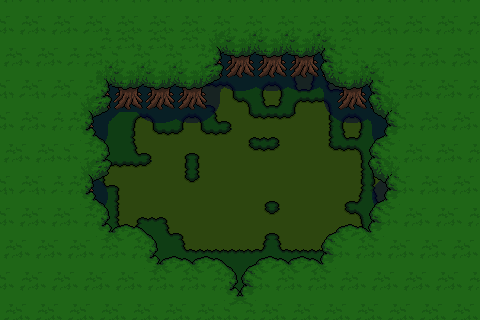

Below is a game level as drawn by its tile map, then a one-line description and the .tmx file that defines it, in full:
An orthogonal 30x20 tile map with 16x16 px tiles, 3 tile layers (Base, Ground, Upper), 2 tilesets and 3 objects (2x Mob, Entrance).

<map version="1.10" tiledversion="1.10.2" orientation="orthogonal" renderorder="right-down" width="30" height="20" tilewidth="16" tileheight="16" infinite="0" nextlayerid="22" nextobjectid="69">
 <properties>
  <property name="RelicID" value="13" />
  <property name="FillerID" value="103-60-Spread-80/51-5/60-5/147-20" />
  <property name="FillerPercent" type="float" value="0.3" />
  <property name="MapType" value="Forest" />
  <property name="Mobs" value="1-2" />
  <property name="Outside" type="bool" value="true" />
  <property name="Randomize" type="bool" value="true" />
  <property name="ResourceItemID" value="162-C/227-C/148-U/163-R" />
  <property name="ResourceObjectID" value="105-U/106-U" />
  <property name="ResourceTotal" value="5" />
 </properties>
 <tileset firstgid="1" source="../Tilesets/tilesetManorGrounds.tsx" />
 <tileset firstgid="626" source="../Tilesets/tsWalls_Floors.tsx" />
 <layer id="19" name="Base" width="30" height="20">
  <data encoding="csv">
127,127,127,127,127,127,127,127,127,127,127,127,127,127,127,127,127,127,127,127,127,127,127,127,127,127,127,127,127,127,
127,127,127,127,127,127,127,127,127,127,127,127,127,127,127,127,127,127,127,127,127,127,127,127,127,127,127,127,127,127,
127,127,127,127,127,127,127,127,127,127,127,127,127,127,127,127,127,127,127,127,127,127,127,127,127,127,127,127,127,127,
127,127,127,127,127,127,127,127,127,127,127,127,127,127,127,127,127,127,127,127,127,127,127,127,127,127,127,127,127,127,
127,127,127,127,127,127,127,127,127,127,127,127,127,127,127,127,127,127,104,106,104,106,127,127,127,127,127,127,127,127,
127,127,127,127,127,127,127,127,127,127,127,127,104,105,106,127,104,106,154,156,154,156,127,127,127,127,127,127,127,127,
127,127,127,127,127,127,127,127,127,127,127,127,154,103,151,106,154,156,104,152,106,127,127,127,127,127,127,127,127,127,
127,127,127,127,127,127,127,127,104,106,127,104,106,154,103,151,152,105,153,27,131,104,106,127,127,127,127,127,127,127,
127,127,127,127,127,127,127,127,128,151,105,153,151,105,153,101,155,103,27,27,126,154,156,127,127,127,127,127,127,127,
127,127,127,127,127,127,127,127,154,103,27,101,103,27,27,151,152,153,27,27,151,105,106,104,105,106,127,127,127,127,
127,127,127,127,127,127,104,105,105,153,27,126,128,27,27,27,27,27,27,27,27,27,126,128,27,131,127,127,127,127,
127,127,127,127,127,127,154,103,27,27,27,151,153,27,27,27,27,27,27,27,27,27,126,129,101,156,127,127,127,127,
127,127,127,127,127,127,127,129,27,27,27,27,27,27,27,27,101,103,27,27,27,101,156,154,156,127,127,127,127,127,
127,127,127,127,127,127,127,129,101,102,103,27,27,27,27,27,151,153,27,27,27,151,106,127,127,127,127,127,127,127,
127,127,127,127,127,127,127,154,156,127,154,103,27,27,27,27,101,103,27,27,27,27,131,127,127,127,127,127,127,127,
127,127,127,127,127,127,127,127,127,127,127,154,155,102,155,102,156,154,155,102,155,155,156,127,127,127,127,127,127,127,
127,127,127,127,127,127,127,127,127,127,127,127,127,127,127,127,127,127,127,127,127,127,127,127,127,127,127,127,127,127,
127,127,127,127,127,127,127,127,127,127,127,127,127,127,127,127,127,127,127,127,127,127,127,127,127,127,127,127,127,127,
127,127,127,127,127,127,127,127,127,127,127,127,127,127,127,127,127,127,127,127,127,127,127,127,127,127,127,127,127,127,
127,127,127,127,127,127,127,127,127,127,127,127,127,127,127,127,127,127,127,127,127,127,127,127,127,127,127,127,127,127
</data>
 </layer>
 <layer id="20" name="Ground" width="30" height="20">
  <data encoding="csv">
19,20,19,20,19,20,19,20,19,20,19,20,19,20,19,20,19,20,19,20,19,20,19,20,19,20,19,20,19,20,
41,42,41,42,41,42,41,42,41,42,41,42,41,42,41,42,41,42,41,42,41,42,41,42,41,42,41,42,41,42,
20,19,20,19,20,20,42,42,41,42,41,42,41,120,66,67,66,67,66,67,66,42,19,20,19,20,20,19,20,19,
42,41,42,41,42,42,41,41,42,41,42,41,42,92,91,92,91,92,91,92,91,41,41,42,41,42,42,41,42,41,
19,20,19,20,20,19,67,66,67,66,67,66,67,117,116,117,116,117,116,117,116,66,67,66,19,20,19,20,19,20,
41,42,41,42,41,42,92,91,92,91,92,91,92,167,141,142,141,142,141,142,168,91,92,91,41,42,41,42,41,42,
19,20,19,20,20,120,117,116,117,116,117,116,117,118,0,0,0,0,0,0,115,116,117,116,119,19,20,19,20,19,
41,42,41,42,42,92,167,143,140,141,142,141,142,143,0,0,0,0,0,0,140,141,142,168,91,41,42,41,42,41,
20,19,20,19,19,117,118,0,0,0,0,0,0,0,0,0,0,0,0,0,0,0,0,115,116,20,19,20,19,20,
42,41,42,41,41,42,143,0,0,0,0,0,0,0,0,0,0,0,0,0,0,0,0,140,41,42,41,42,41,42,
19,20,19,20,20,120,0,0,0,0,0,0,0,0,0,0,0,0,0,0,0,0,0,0,119,19,20,19,20,19,
41,42,41,42,42,92,166,0,0,0,0,0,0,0,0,0,0,0,0,0,0,0,0,165,91,41,42,41,42,41,
19,20,19,20,19,117,118,0,0,0,0,0,0,0,0,0,0,0,0,0,0,0,0,115,116,20,19,20,19,20,
41,42,41,42,41,42,143,0,0,0,0,0,0,0,0,0,0,0,0,0,0,0,0,140,41,42,41,42,41,42,
20,19,20,19,20,19,0,0,0,0,0,0,0,0,0,0,0,0,0,0,0,0,0,0,20,19,20,19,20,19,
42,41,42,41,42,41,42,41,42,0,0,0,0,0,0,0,0,0,0,0,0,41,42,41,42,41,42,41,42,41,
19,20,19,20,19,20,19,20,19,0,0,0,0,0,0,0,0,0,0,0,0,20,19,20,19,20,19,20,19,20,
41,42,41,42,41,42,41,42,41,42,41,42,41,42,0,0,41,42,41,42,41,42,41,42,41,42,41,42,41,42,
20,19,20,19,20,19,20,19,20,19,20,19,20,19,0,0,20,19,20,19,20,19,20,19,20,19,20,19,20,19,
42,41,42,41,42,41,42,41,42,41,42,41,42,41,0,0,42,41,42,41,42,41,42,41,42,41,42,41,42,41
</data>
 </layer>
 <layer id="21" name="Upper" width="30" height="20">
  <data encoding="csv">
19,20,19,20,19,20,19,20,19,20,19,20,19,20,19,20,19,20,19,20,19,20,19,20,19,20,19,20,19,20,
41,42,41,42,41,42,41,42,41,42,41,42,41,42,41,42,41,42,41,42,41,42,41,42,41,42,41,42,41,42,
20,19,20,19,20,20,42,0,0,42,41,42,41,120,66,67,66,67,66,67,66,42,19,20,19,20,20,19,20,19,
42,41,42,41,42,42,41,0,0,41,42,41,42,43,0,0,0,0,0,0,40,41,41,42,41,42,42,41,42,41,
19,20,19,20,20,19,0,0,0,0,67,66,67,68,0,0,0,0,0,0,65,66,67,66,19,20,19,20,19,20,
41,42,41,42,41,42,43,0,0,0,0,0,0,93,0,0,0,0,0,0,90,0,0,40,41,42,41,42,41,42,
19,20,19,20,20,120,68,0,0,0,0,0,0,0,0,0,0,0,0,0,0,0,0,65,119,19,20,19,20,19,
41,42,41,42,42,43,93,0,0,0,0,0,0,0,0,0,0,0,0,0,0,0,0,90,40,41,42,41,42,41,
20,19,20,19,19,95,18,0,0,0,0,0,0,0,0,0,0,0,0,0,0,0,0,15,94,20,19,20,19,20,
42,41,42,41,41,42,43,0,0,0,0,0,0,0,0,0,0,0,0,0,0,0,0,40,41,42,41,42,41,42,
19,20,19,20,20,120,68,0,0,0,0,0,0,0,0,0,0,0,0,0,0,0,0,65,119,19,20,19,20,19,
41,42,41,42,42,43,93,0,0,0,0,0,0,0,0,0,0,0,0,0,0,0,0,90,40,41,42,41,42,41,
19,20,19,20,19,95,18,0,0,0,0,0,0,0,0,0,0,0,0,0,0,0,0,15,94,20,19,20,19,20,
41,42,41,42,41,42,43,0,0,0,0,0,0,0,0,0,0,0,0,0,0,0,0,40,41,42,41,42,41,42,
20,19,20,19,20,19,95,16,17,18,0,0,0,0,0,0,0,0,0,0,15,16,17,94,20,19,20,19,20,19,
42,41,42,41,42,41,42,41,42,43,0,0,0,0,0,0,0,0,0,0,40,41,42,41,42,41,42,41,42,41,
19,20,19,20,19,20,19,20,19,95,16,17,16,17,18,15,16,17,16,17,94,20,19,20,19,20,19,20,19,20,
41,42,41,42,41,42,41,42,41,42,41,42,41,42,43,40,41,42,41,42,41,42,41,42,41,42,41,42,41,42,
20,19,20,19,20,19,20,19,20,19,20,19,20,19,95,94,20,19,20,19,20,19,20,19,20,19,20,19,20,19,
42,41,42,41,42,41,42,41,42,41,42,41,42,41,41,42,42,41,42,41,42,41,42,41,42,41,42,41,42,41
</data>
 </layer>
 <objectgroup id="4" name="Travel">
  <object id="51" name="Entrance" x="224" y="304" width="32" height="4">
   <properties>
    <property name="EntranceDir" value="Up" />
    <property name="Map" value="mapWoods_Small" />
   </properties>
  </object>
 </objectgroup>
 <objectgroup id="5" name="MapObject">
  <object id="66" name="Mob" x="288" y="96" width="32" height="32">
   <properties>
    <property name="MobID" value="33-C/50-C" />
   </properties>
  </object>
  <object id="67" name="Mob" x="112" y="208" width="32" height="32">
   <properties>
    <property name="MobID" value="33-C/50-C" />
   </properties>
  </object>
 </objectgroup>
 <objectgroup id="6" name="Character" />
</map>
